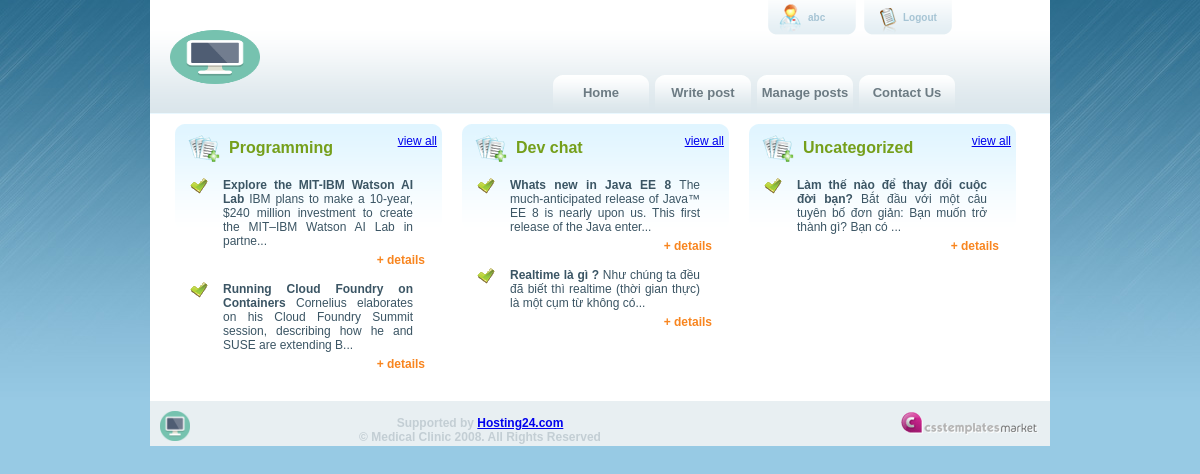
/admin/fontend/index.php (signed in), run on the app's committed database.
### tables this page shows
CREATE TABLE `category` (
  `id` int(11) NOT NULL,
  `name` varchar(500) NOT NULL,
  `user_id` varchar(500) NOT NULL
);

CREATE TABLE `post` (
  `id` int(11) NOT NULL,
  `user_id` varchar(500) NOT NULL,
  `category_id` varchar(500) NOT NULL,
  `title` varchar(255) DEFAULT NULL,
  `content` text,
  `status` varchar(500) NOT NULL
);

### admin/lib/Database.php (called while the page is built, shortened)
<?php
class Database {
    public $link;
    public function __construct() {
        $this->link = mysqli_connect("localhost", "root", "root", "antoanphanmem");
        mysqli_set_charset($this->link, "utf8");
    }
    public function usequery($command) {
        if (!empty($command)) {
            $rs = mysqli_query($this->link, $command);
        }
        return $rs;
    }
    public function getAllCategories(){
        $query = "SELECT * FROM category";
        $result = $this->usequery($query);
        $data1 = [];
        if ($result) {
            while ($num = mysqli_fetch_assoc($result)) {
                $data1[] = $num;
            }
        }
        return $data1;
    }
    public function getPostByCategoryId($category_id){
        $query = "SELECT * FROM `post` WHERE `category_id` = $category_id";
        $result = $this->usequery($query);
        $data1 = [];
        if ($result) {
            while ($num = mysqli_fetch_assoc($result)) {
                $data1[] = $num;
            }
        }
        return $data1;
    }
}
?>

### admin/fontend/index.php (the view, shortened to what this page needs)
<?php
require_once '../lib/Database.php';
$db=new Database();
include_once 'layout/header.php';
$results = $db->getAllCategories();
?>
    <div id="main_content">
<?php
foreach ($results as $result):
?>
        <div class="box_content">
            <div class="box_title">
                <div class="title_icon"><img src="assets/images/mini_icon2.gif" alt="" title="" /></div>
                <h2><?= $result['name'] ?></h2>
                <a href="#" class="view-all">view all</a>
            </div>
            <?php
                $posts = $db->getPostByCategoryId($result['id']);
                foreach ($posts as $post):
            ?>
                    <div class="box_text_content"> <img src="assets/images/checked.gif" alt="" title="" class="box_icon" />
                        <div class="box_text">
                            <b><?= $post['title'] ?></b>
                            <?= substr($post['content'],0,100); ?>...
                        </div>
                        <a href="#" class="details">+ details</a>
                    </div>
            <?php
                endforeach;
            ?>
        </div>
<?php
endforeach;
?>
    </div>
<?php
require_once 'layout/footer.php';

### data on the page
category: name "Programming"
post: title "Explore the MIT-IBM Watson AI Lab", content "IBM plans to make a 10-year, $240 million investment to create the MIT–IBM Watson AI Lab in partne"
post: title "Running Cloud Foundry on Containers", content "Cornelius elaborates on his Cloud Foundry Summit session, describing how he and SUSE are extending B"
category: name "Dev chat"
post: title "Whats new in Java EE 8", content "The much-anticipated release of Java™ EE 8 is nearly upon us. This first release of the Java enter"
post: title "Realtime là gì ?", content "Như chúng ta đều đã biết thì realtime (thời gian thực) là một cụm từ không có"
category: name "Uncategorized"
post: title "Làm thế nào để thay đổi cuộc đời bạn?", content "Bắt đầu với một câu tuyên bố đơn giản: Bạn muốn trở thành gì? Bạn có"

### other printed values
$user_name "abc"
